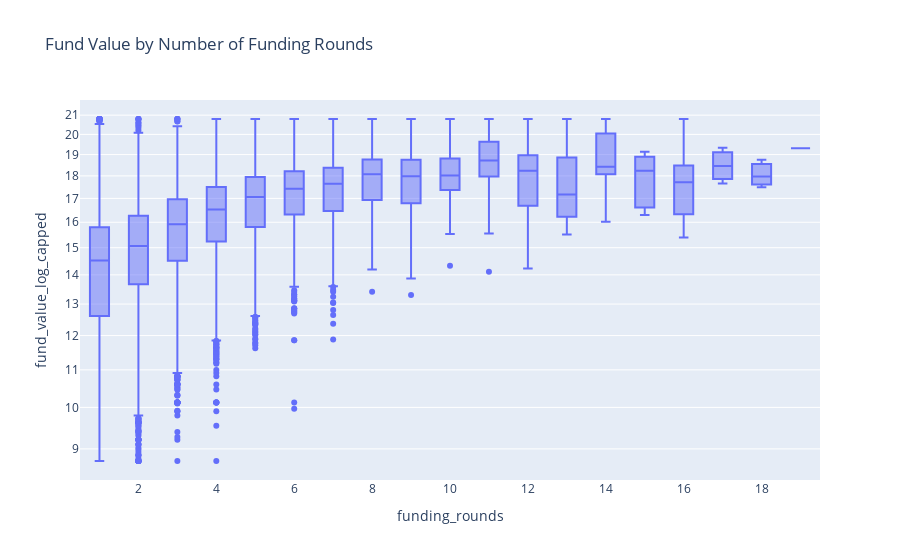

Source (notebook cell):
### Code cell
fig = px.box(df, x='funding_rounds', y='fund_value_log_capped', log_y=True, 
             title='Fund Value by Number of Funding Rounds')
fig.show()

### Figure 1 — Plotly figure (JSON) as saved in the notebook; plotly's stock layout.template omitted (floating-point values rounded to 4 significant figures; data arrays with more than 128 entries replaced by an {"elided": "..."} marker saying what was removed)
{"data": [{"alignmentgroup": "True", "hovertemplate": "funding_rounds=%{x}<br>fund_value_log_capped=%{y}<extra></extra>", "legendgroup": "", "marker": {"color": "#636efa"}, "name": "", "notched": false, "offsetgroup": "", "orientation": "v", "showlegend": false, "type": "box", "x": {"elided": "57687 float values"}, "x0": " ", "xaxis": "x", "y": {"elided": "57687 float values"}, "y0": " ", "yaxis": "y"}], "layout": {"boxmode": "group", "legend": {"tracegroupgap": 0}, "title": {"text": "Fund Value by Number of Funding Rounds"}, "xaxis": {"anchor": "y", "domain": [0, 1], "title": {"text": "funding_rounds"}}, "yaxis": {"anchor": "x", "domain": [0, 1], "title": {"text": "fund_value_log_capped"}, "type": "log"}}}
